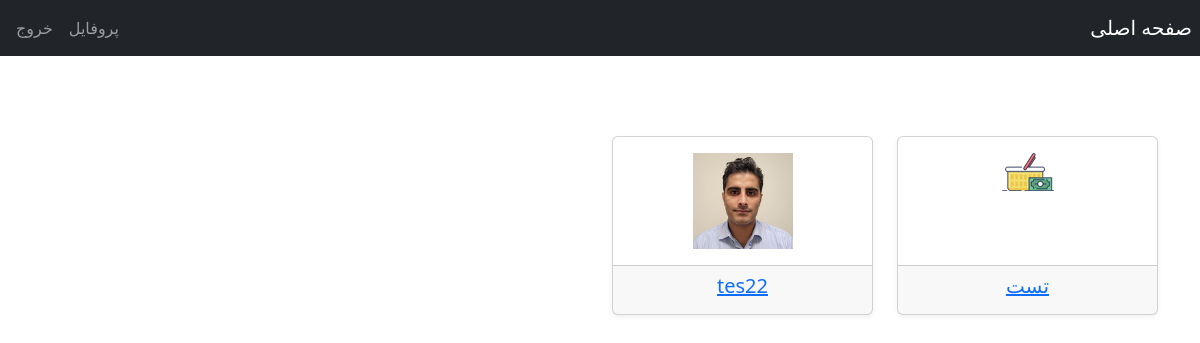
Page / (signed in) on the earlier database version.
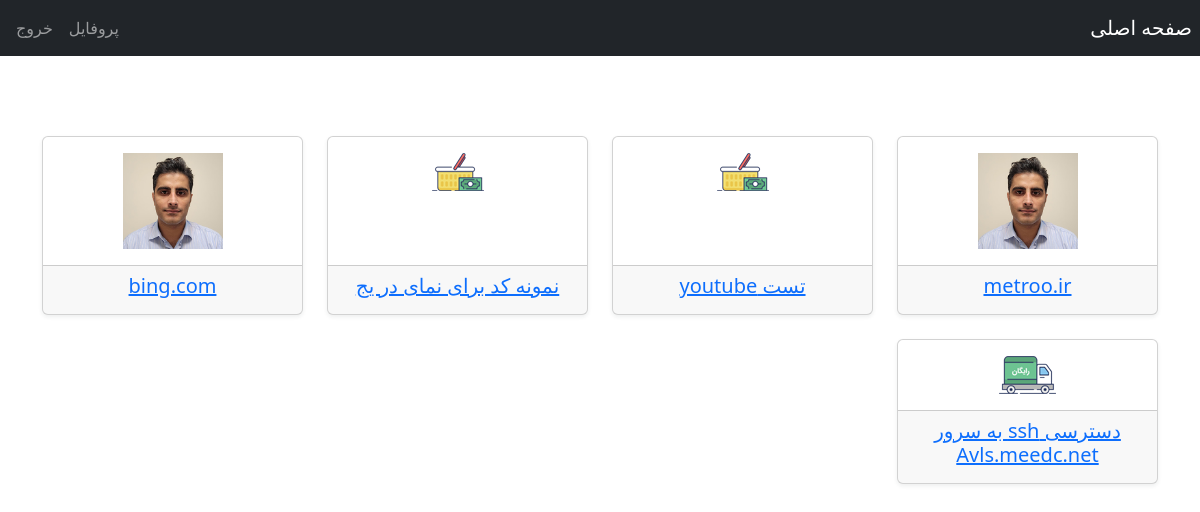
Same page on the later database version.
### embedContent/models.py (models this page shows, shortened)
class EmbedContent(models.Model):
    title = models.CharField(max_length=200 , verbose_name=_('title'))
    url = models.CharField(max_length=500 ,verbose_name=_('url'))
    imageurl = models.ImageField()
    published = models.BooleanField()
    slug = models.CharField(max_length=200)
    class Meta:
        verbose_name = 'داشبورد'
        verbose_name_plural = 'لیست داشبوردها'

### embedContent/views.py (the view)
# urls.py: path('' , views.home , name='home'),
def home(request):
    if request.user.is_authenticated:
        user = request.user
        content_type = ContentType.objects.get_for_model(EmbedContent)
        id = content_type.id
        user_permissions_list = list(Permission.objects.values_list('codename',  flat=True).filter(Q(user=request.user), content_type_id=id))
        p1 = EmbedContent.objects.filter(Q(slug__in=user_permissions_list))
        return render(request, 'index.html', {'todos' : p1})
    else:
        return redirect(to='login')

### embedContent/templates/index.html (shortened to what this page needs)
{% extends "users/base.html" %}
{% block content %}
    {% if user.is_authenticated %}
<div class="album py-5">
    <div class="container">
        <div class="row row-cols-1 row-cols-sm-2 row-cols-md-3 row-cols-lg-4  g-4">
        {% for todo in todos %}
             <div class="col ">
                 <a href="{% url 'embedContent:details' todo.id %}">
                    <div class="card  shadow-sm text-center h-100">
                        <div class="card-body">
                            <img src="media/{{ todo.imageurl }}"   style="align-content:center;max-width:100px;max-height: 100px" alt="...">
                        </div>
                        <div class="card-footer">
                            <div class="card-text">
                                 <h5 class="card-title">{{ todo.title }}</h5>
                            </div>
                        </div>
                    </div>
                 </a>
             </div>
        {% endfor %}
        </div>
    </div>
</div>
    {% endif %}
{% endblock content %}

Differences in the rows shown:
now on this page (row edited): EmbedContent: imageurl (picture), title "metroo.ir"
changed EmbedContent: title "تست" → "تست youtube"
now on this page (row edited): EmbedContent: imageurl (picture), title "نمونه کد برای نمای در یج"
changed EmbedContent: title "tes22" → "bing.com"
added EmbedContent: imageurl (picture), title "دسترسی ssh به سرور Avls.meedc.net"
